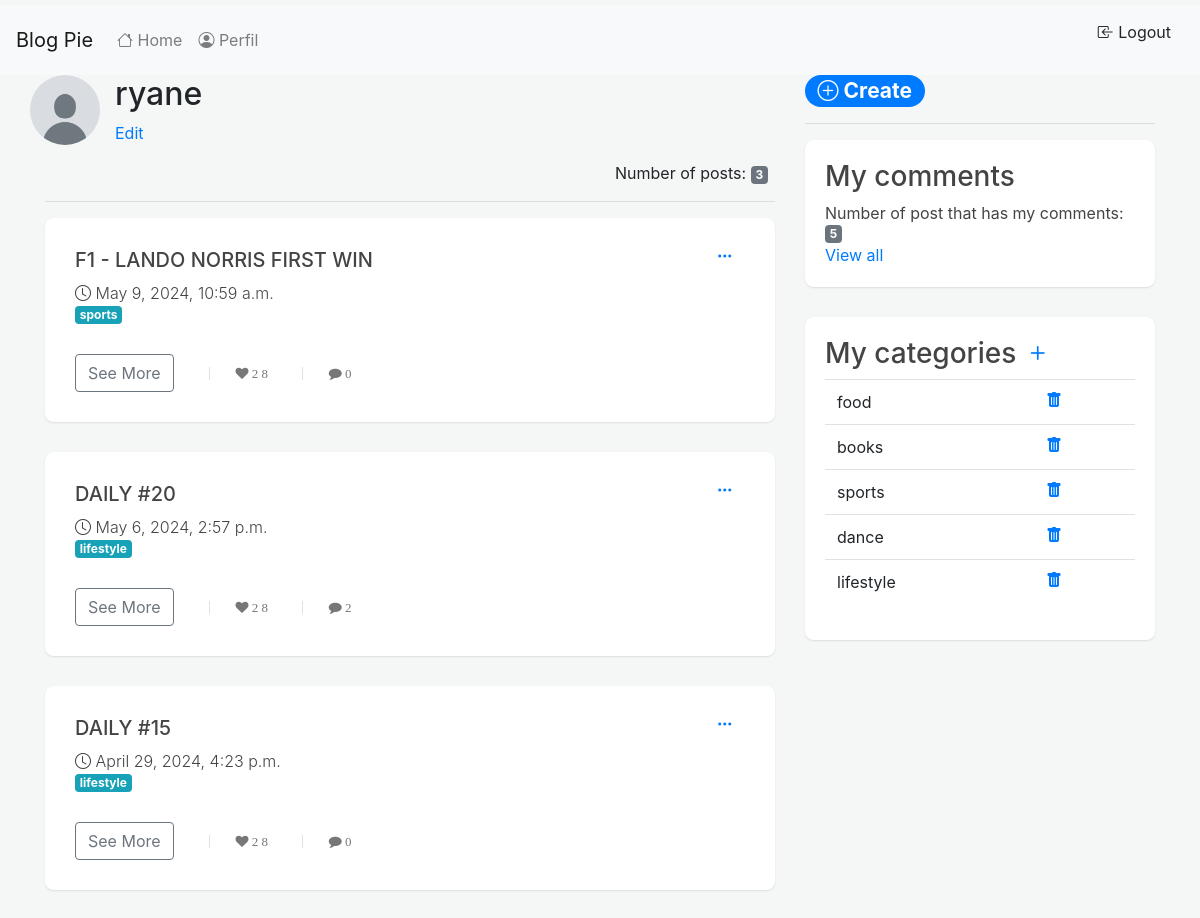
The app's page /perfil/ (signed in) with its own data.
### posts/models.py (models this page shows, shortened)
class Posts(models.Model):
    title = models.CharField(max_length=100)
    description = models.TextField()
    image = models.ImageField( upload_to='images/', blank=True)
    create_at = models.DateTimeField(auto_now_add=True)
    user = models.ForeignKey(get_user_model(), on_delete=models.CASCADE)
    category = models.ForeignKey(Categories, blank=True ,null=True , on_delete=models.SET_NULL)
    class Meta:
        verbose_name = 'Post'
        verbose_name_plural = 'Posts'
        ordering = ['id']

### categories/models.py (models this page shows)
class Categories(models.Model):
    title = models.CharField(max_length=100)
    creator = models.ForeignKey(get_user_model(), on_delete=models.CASCADE)
    def __str__(self):
        return self.title
    class Meta:
        verbose_name = 'Category'
        verbose_name_plural = 'Categories'
        ordering = ['id']

### posts/views.py (the view)
# urls.py: path('perfil/', perfil, name='perfil'),
@login_required
def perfil(req):
    template_name = 'perfil.html'
    posts = Posts.objects.all().order_by('-create_at').filter(user=req.user)
    my_categories = Categories.objects.all().filter(creator=req.user) #seleciona todas as categorias criada pelo user
    context = {
        'posts': posts,
        'my_categories': my_categories
    }
    return render(req, template_name, context)

### posts/templates/perfil.html (shortened to what this page needs)
{% extends "base.html" %}
{% block content %}
<div class="row">
    <div class="col-sm-12">
        <div class="well">
          <li class="row clearfix">
            <img src="../../media/images/brandmember.jpg" class="rounded-circle" height="70" width="70" alt="Avatar">
            <div class="text-box col-md-10 col-8 p-l-0 p-r0">
                <h2 class="m-b-0">{{user}}</h2>
                <p><a href="javascript:void(0);">Edit</a></p>
            </div>
        </li>
        </div>
    </div>
</div>
<div class="row">
  <span class="col-sm-9"></span>
  <span class="col-sm-3">Number of posts: <span class="badge badge-secondary">{{ posts.count }}</span> </span>
</div>
<hr>
{% for post in posts %}
<div class="card single_post">
  <div class="body">
    <div class="row">
      <div class="col-sm-11">
        <h3>{{post.title}}</h3>
        <p><i class="bi bi-clock"></i> {{ post.create_at }}</p>
        {% if post.category != null %}
        <p><span class="badge badge-info">{{post.category}}</span></p>
        {% endif %}
      </div>
      <div class="col-sm-1">
        <div class="dropdown show">
          <a class=" dropdown" href="#" role="button" id="dropdownMenuLink" data-toggle="dropdown" aria-haspopup="true" ><i class="bi bi-three-dots"></i></a>
        </div>
      </div>
    </div>
  </div>
  <div class="footer">
    <div class="actions">
      <a href="{% url 'post-detail' post.id %}" class="btn btn-outline-secondary">See More</a>
    </div>
    <ul class="stats">
      <li><a href="javascript:void(0);" class="fa fa-heart">28</a></li>
      <li><a href="javascript:void(0);" class="fa fa-comment">{{ post.comments_set.count }}</a></li>
    </ul>
  </div>
</div>
{% endfor %}
{% endblock content %}
{% block infor %}
<h3><a class="badge badge-pill badge-primary" href="{% url 'post-create' %}">
  <i class="bi bi-plus-circle"></i> Create
</a></h3>
<hr>
<div class="card">
  <div class="body">
      <h3>My comments</h3>
      <div class="row">
        <div class="col-lg-12">
            <div class="single_post">
                <span class="m-b-0">Number of post that has my comments: <span class="badge badge-secondary">{{ user.comments_set.count }}</span> </span>
            </div>
            <div class="single_post">
                <span class="m-b-0"><a href="{% url 'my-comments' %}">View all</a></span>
            </div>
        </div>
    </div>
  </div>
</div>
<div class="card">
  <div class="body">
    <h3>My categories
    <a href="{% url 'create-category' %}"><i class="bi bi-plus"></i></i></a></h3>
      <table class="table">
        <tbody>
          {% for category in my_categories  %}
          <tr>
            <td>{{category.title}}</td>
            <td><a href="{% url 'delete-category' category.id %}"><i class="bi bi-trash-fill"></i></a></td>
          </tr>
          {% endfor %}
        </tbody>
      </table>
  </div>
</div>
{% endblock %}

### templates/base.html (style rules this page uses)
body { background-color: #f4f7f6; margin-top:5px; }
.card { background: #fff; transition: .5s; border: 0; margin-bottom: 30px; border-radius: .55rem; position: relative; width: 100%; box-shadow: 0 1px 2px 0 rgb(0 0 0 / 10%); }
.card .body { color: #444; padding: 20px; font-weight: 400; }
.single_post { -webkit-transition: all .4s ease; transition: all .4s ease }
.single_post .body { padding: 30px }
.single_post .footer { padding: 0 30px 30px 30px }
.single_post .footer .actions { display: inline-block }
.single_post .footer .stats { cursor: default; list-style: none; padding: 0; display: inline-block; float: none; margin: 0; line-height: 35px }
.single_post .footer .stats li { border-left: solid 1px rgba(160, 160, 160, 0.3); display: inline-block; font-weight: 400; letter-spacing: 0.25em; line-height: 1; margin: 0 0 0 2em; padding: 0 0 0 2em; text-transform: uppercase; font-size: 13px }
.single_post .footer .stats li a { color: #777 }
.single_post h3 { font-size: 20px; text-transform: uppercase }
.single_post p { font-size: 16px; line-height: 26px; font-weight: 300; margin: 0 }

### records on screen
Posts: title "F1 - LANDO NORRIS FIRST WIN", create_at "May 9, 2024, 10:59 a.m.", category "sports", comments_set.count "0"
Posts: title "DAILY #20", create_at "May 6, 2024, 2:57 p.m.", category "lifestyle", comments_set.count "2"
Posts: title "DAILY #15", create_at "April 29, 2024, 4:23 p.m.", category "lifestyle", comments_set.count "0"
Categories: title "food"
Categories: title "books"
Categories: title "sports"
Categories: title "dance"
Categories: title "lifestyle"

### other values on screen
{{ user }} "ryane"
{{ posts.count }} "3"
{{ user.comments_set.count }} "5"
